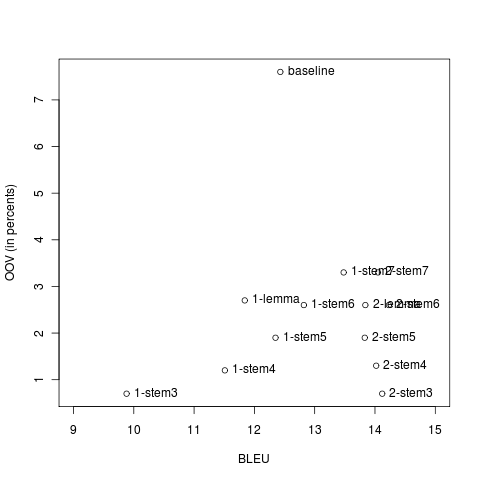

The R source for this figure:
png("csru.png")
BLEU<-c(12.43, 11.84, 9.88, 11.51, 12.35, 12.82, 13.48, 13.84, 14.12, 14.02, 13.83, 14.23, 14.05)
OOV<-c(7.6, 2.7, 0.7, 1.2, 1.9, 2.6, 3.3, 2.6, 0.7, 1.3, 1.9, 2.6, 3.3)
natpisi<-c("baseline", "1-lemma", "1-stem3", "1-stem4", "1-stem5", "1-stem6", "1-stem7", "2-lemma", "2-stem3", "2-stem4", "2-stem5", "2-stem6", "2-stem7")
plot(BLEU,OOV, xlim=c(9,15), ylab="OOV (in percents)")
text(BLEU, OOV, natpisi, pos=4)
dev.off()